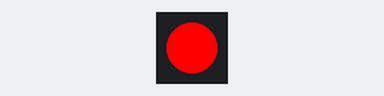
Simulated run of this program. Board: MicroPython board. On the bench: 1 RGB LEDs in strip order, left to right.

Above: at 0.2 s.
At 0.7 s:
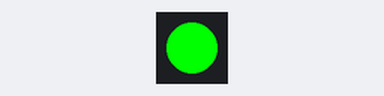
At 2.7 s:
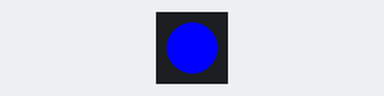
Timing chart, 0 to 3.5 s (numbered marks = the images above):
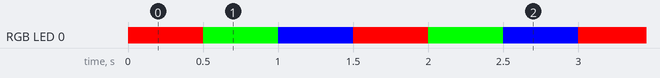

Measured:
- by itself, RGB LED 0: repeats every 1.5 s: RGB(0, 255, 0) 0.50 s, RGB(0, 0, 255) 0.50 s, RGB(255, 0, 0) 0.50 s
- by itself, everything shown: repeats every 1.5 s, in 3 steps

The program:

neopixel_test.py
```python
from machine import Pin
from neopixel import NeoPixel
import time

pin = Pin(8, Pin.OUT)   # set GPIO to output to drive NeoPixels
np = NeoPixel(pin, 1)   # create NeoPixel driver on GPIO for n pixels

while True:
    np[0] = (255, 0, 0)
    np.write()
    time.sleep(0.5)
    np[0] = (0, 255, 0)
    np.write()
    time.sleep(0.5)
    np[0] = (0, 0, 255)
    np.write()
    time.sleep(0.5)
```
